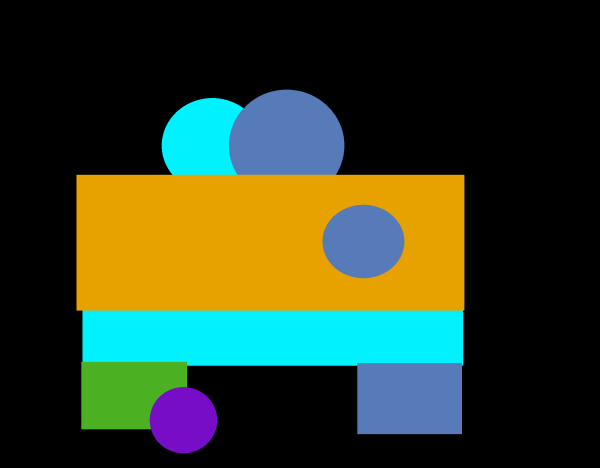
#> input picture ExampleTasks/resized/resizedexample.png, 1200 x 936 px (shown at 1/2 size)
$ jupyter execute --allow-errors Connectivity.ipynb
#> lines starting #> are read from the running program, lines starting #| are printed output that depends on the picture; after the words box and inside, x2 and y2 are one past the last pixel; in counts of white or black regions, pixels touching at a corner belong together
[cell 1]
import cv2
import numpy as np
from PIL import Image,ImageDraw,ImageColor,ImageFont
import matplotlib.pyplot as plt
import matplotlib
import webcolors
import os
#################### Global variables ##########################

file_name='resizedexample'
file_name2="example"
####################################################
def show_image(img):
    plt.imshow(img, interpolation='nearest')
    plt.show()
    img = Image.fromarray(img)
    print("Image mode: ",img.mode)
####################################################

def getTopColorPallete(file_path):
    img=Image.open(file_path)
    colors = img.convert('RGB').getcolors()
    colorlist=[]

    for i in range(len(colors)):
        colorlist.append(webcolors.rgb_to_hex(colors[i][1]))

    print("length:",len(colorlist))
    return colorlist
####################################################
file_path ='resized/'+file_name+'.png'
file_path2='sampleImages/'+file_name2+'.png'
cv_img = cv2.imread(file_path)
#> cv_img is the input picture: shape (936, 1200, 3); mean B, G, R 39.5, 62, 49

####################################################
#> (the rest of this cell did not finish here and is left out)

print(topclr_list)
show_image(cv_img)

[cell 2]
def GetMaskSegment(rgb_image):
    low=[np.array([197, 12, 118]),np.array([0, 161, 231]),np.array([33, 176, 75]),np.array([254, 241, 0]),np.array([184, 121, 86])]
    high=[np.array([198, 13, 119]),np.array([0, 162, 232]),np.array([34, 177, 76]),np.array([255, 242, 0]),np.array([185, 122, 87])]
    imglists=[]

    for i in range(len(low)):
        mask = cv2.inRange(rgb_image, low[i], high[i])
        res = cv2.bitwise_and(rgb_image,rgb_image, mask= mask)
        imglists.append([res,high[i]])

    return imglists

img_list=GetMaskSegment(cv_img)
#> in GetMaskSegment, `low=[np.array([197, 12, 118]),np.array([0, 161, 231]),np.array([33, 17..`: low = [[197, 12, 118], [0, 161, 231], [33, 176, 75], [254, 241, 0], [184, 121, 86]]
#> the loop in GetMaskSegment, `for i in range(len(low)):` made 5 passes
#> pass 1, in GetMaskSegment, `mask = cv2.inRange(rgb_image, low[i], high[i])`:
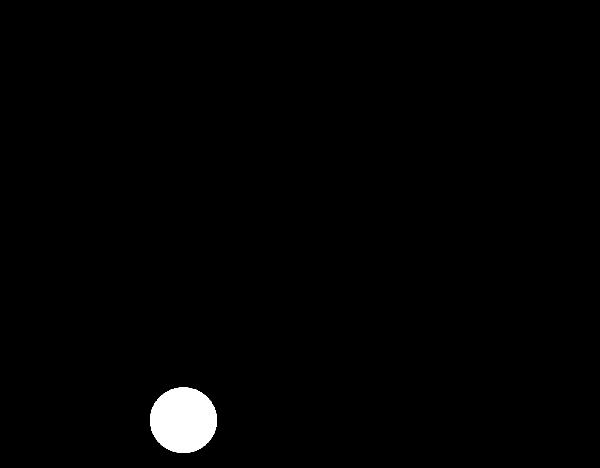
#> mask: shape (936, 1200) (shown at 1/2 size); 1.2% white; 1 white region, box (x1, y1, x2, y2) and area: (300, 775, 434, 906) 13804
#> pass 2, in GetMaskSegment, `mask = cv2.inRange(rgb_image, low[i], high[i])`:
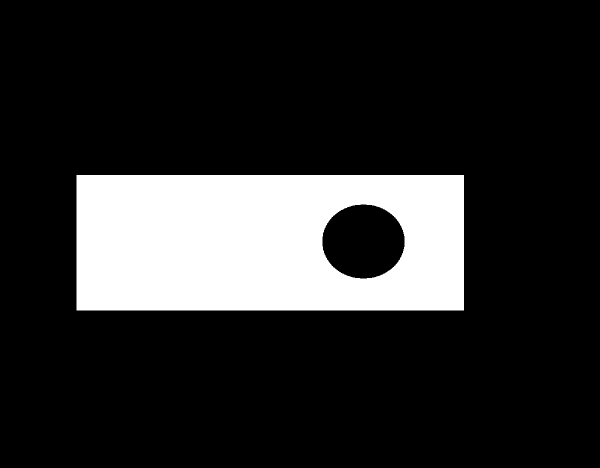
#> mask: shape (936, 1200) (shown at 1/2 size); 17% white; 1 white region, box (x1, y1, x2, y2) and area: (153, 350, 928, 621) 190862
#> pass 2, in GetMaskSegment, `res = cv2.bitwise_and(rgb_image,rgb_image, mask= mask)`:
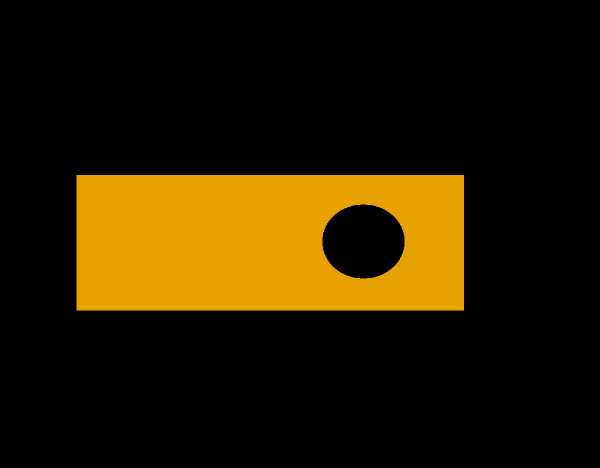
#> res: shape (936, 1200, 3) (shown at 1/2 size); mean B, G, R 0, 27.5, 39.4
#> after the loop in GetMaskSegment, `for i in range(len(low)):`: imglists = 5 items
#> img_list = 5 items

for i in range(len(img_list)):
    print(img_list[i][1])
    plt.imshow(img_list[i][0], interpolation='nearest')
    plt.show()
#> this loop made 5 passes
#| [198  13 119]
#| [  0 162 232]
#| [ 34 177  76]
#| [255 242   0]
#| [185 122  87]

[cell 3]
def apply_lut(src, lut):
    dst = lut[src]
    return dst

def ComponentLabeling(img):
    _, mask = cv2.threshold(img, 0, 255, cv2.THRESH_BINARY | cv2.THRESH_OTSU)

    n_components, component_ids = cv2.connectedComponents(mask)

    # Initialize look up tables with arbitrary data for demonstration
    LUT1 = np.linspace(0, 255, n_components).astype(np.uint16)
    LUT2 = np.linspace(255, 0, n_components).astype(np.uint16)
    LUT3 = np.linspace(50, 150, n_components).astype(np.uint16)
    LUT2[0] = 0

    r = apply_lut(component_ids, LUT1)
    g = apply_lut(component_ids, LUT2)
    b = apply_lut(component_ids, LUT3)

    rgb = np.dstack((r, g, b)).astype(np.uint8)

    return rgb

def RGBtoGrayImage(rgbimg):
    grayImage = cv2.cvtColor(rgbimg, cv2.COLOR_RGB2GRAY)
    (thresh, im_bw) = cv2.threshold(grayImage, 0, 255, cv2.THRESH_BINARY | cv2.THRESH_OTSU)
    return im_bw

gray_im=RGBtoGrayImage(img_list[3][0]+img_list[4][0])
#> in RGBtoGrayImage, `grayImage = cv2.cvtColor(rgbimg, cv2.COLOR_RGB2GRAY)`:
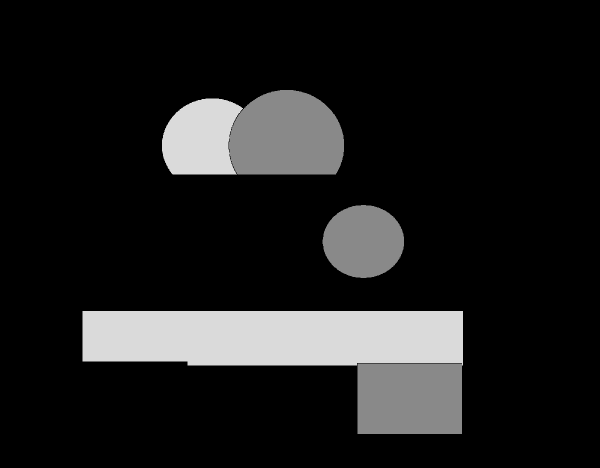
#> grayImage: shape (936, 1200) (shown at 1/2 size); min 0, max 218, mean 29.1
#> in RGBtoGrayImage, `grayImage = cv2.cvtColor(rgbimg, cv2.COLOR_RGB2GRAY)`:
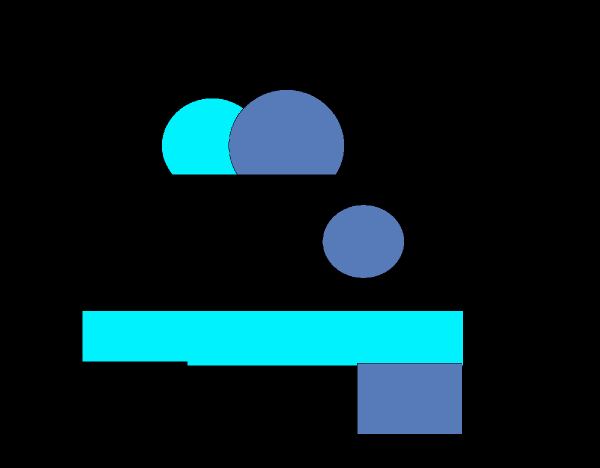
#> rgbimg: shape (936, 1200, 3) (shown at 1/2 size); mean of channels 0, 1, 2 35.8, 30.2, 6.3; drawn as B, G, R
#> in RGBtoGrayImage, `(thresh, im_bw) = cv2.threshold(grayImage, 0, 255, cv2.THRESH_BINARY |..`:
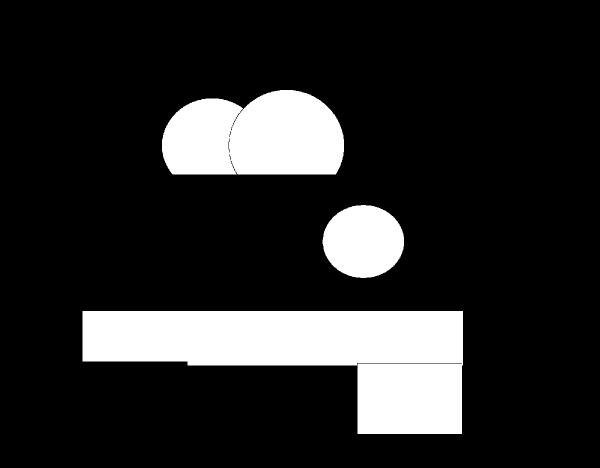
#> im_bw: shape (936, 1200) (shown at 1/2 size); 16% white; 3 white regions, box (x1, y1, x2, y2) and area: (165, 622, 926, 868) 109688, (324, 180, 688, 349) 51786, (645, 410, 808, 556) 18605
#> in RGBtoGrayImage, `(thresh, im_bw) = cv2.threshold(grayImage, 0, 255, cv2.THRESH_BINARY |..`: thresh = 0
label_img=ComponentLabeling(gray_im)
#> in ComponentLabeling, `n_components, component_ids = cv2.connectedComponents(mask)`:
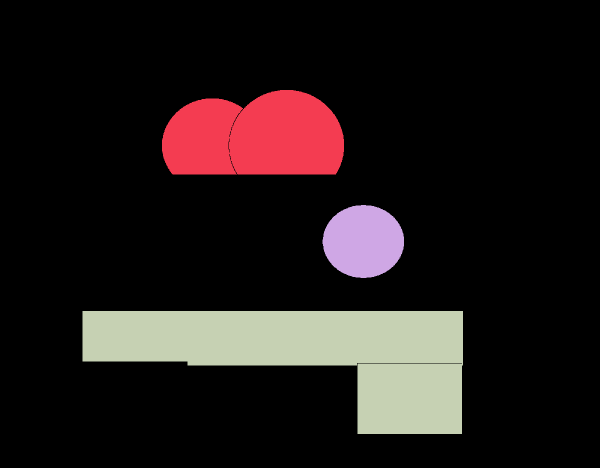
#> component_ids: shape (936, 1200) int32 (shown at 1/2 size); 4 distinct labels, from 0 to 3; one colour per label, 0 black
#> in ComponentLabeling, `n_components, component_ids = cv2.connectedComponents(mask)`: n_components = 4
#> in apply_lut (call 2), `dst = lut[src]`:
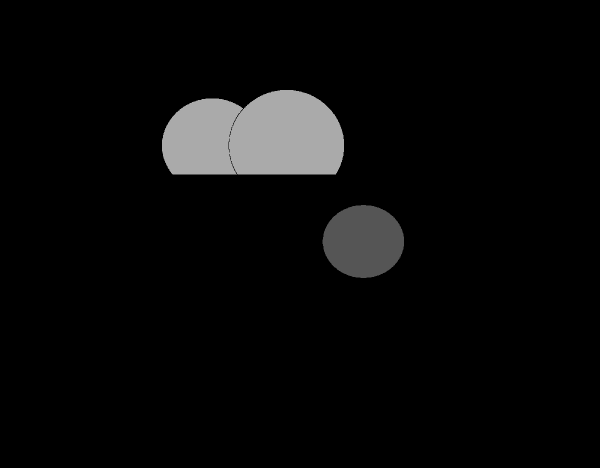
#> dst: shape (936, 1200) uint16 (shown at 1/2 size); min 0, max 170, mean 9.2
#> in apply_lut (call 3), `dst = lut[src]`:
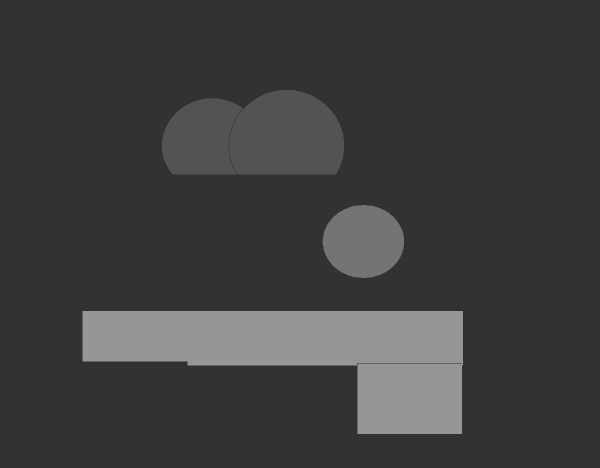
#> dst: shape (936, 1200) uint16 (shown at 1/2 size); min 50, max 150, mean 62.4
#> in ComponentLabeling, `rgb = np.dstack((r, g, b)).astype(np.uint8)`:
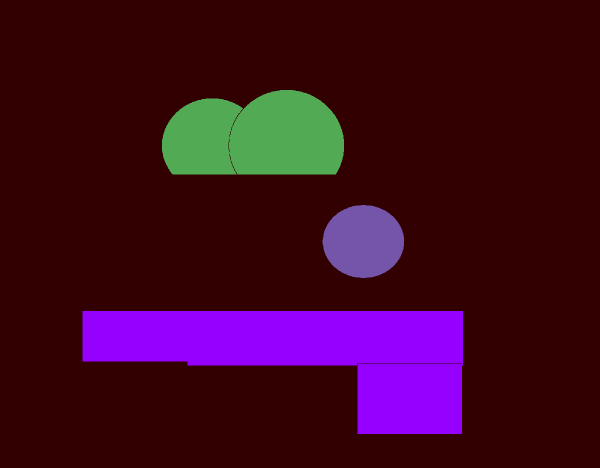
#> rgb: shape (936, 1200, 3) (shown at 1/2 size); mean of channels 0, 1, 2 31.6, 9.2, 62.4; drawn as B, G, R

show_image(label_img)
#| Image mode:  RGB

[cell 4]
def GetAllPixValues(img):
    print("Getting all pixel list...")
    rows,cols,_ = img.shape
    pixlist=[]
    for i in range(rows):
        for j in range(cols):
            pixlist.append(webcolors.rgb_to_hex(img[i,j]))
    print("length:",len(pixlist))
    return pixlist


def getUniqueListValue(Inputlist):
    print("Getting unique values of the list...")
    unique_list = []
    for x in Inputlist:
        if x not in unique_list:
            unique_list.append(x)

    print("length:",len(unique_list))
    return unique_list

def SeeOccurrences(test_list):
    print("Getting occurred list...")
    res = []
    count = 1
    for ele in range(0, len(test_list) -1):
        if test_list[ele] != test_list[ele + 1]:
            res.append((test_list[ele],count))
            count = 1
        else :
            count = count + 1
    res.append((test_list[len(test_list) -1], count))

    print("length:",len(res))
    return res

def RemoveSpecificValue(input_list,val):
    new_list=[]
    for i in input_list:
        if(i!=val):
            new_list.append(i)
    return new_list

def GetBgPixVal(img):
    (r,g,b) = img[0, 0]
    a='#%02x%02x%02x' % (r,g,b)
    return a

[cell 5]
def CheckConnectivity(img):
    connection=False
    label_pix=GetAllPixValues(img)
#> after the loop in GetAllPixValues, `for i in range(rows):`: pixlist = 1123200 items
#| length: 1123200
    BgPix=GetBgPixVal(img)
    label_pix=RemoveSpecificValue(label_pix,BgPix)
    unq_label_pix=getUniqueListValue(label_pix)
    if(len(unq_label_pix)==1):
        connection=True
    else:
        connection=False

    return connection

print(CheckConnectivity(label_img))
#> in GetBgPixVal, `(r,g,b) = img[0, 0]`: r = 0; b = 50
#> in GetBgPixVal, `a='#%02x%02x%02x' % (r,g,b)`: a = '#000032'
#> after the loop in RemoveSpecificValue, `for i in input_list:`: new_list = 180079 items
#> after the loop in getUniqueListValue, `for x in Inputlist:`: unique_list = ['#55aa53', '#aa5574', '#ff0096']
#| length: 3
#| False
